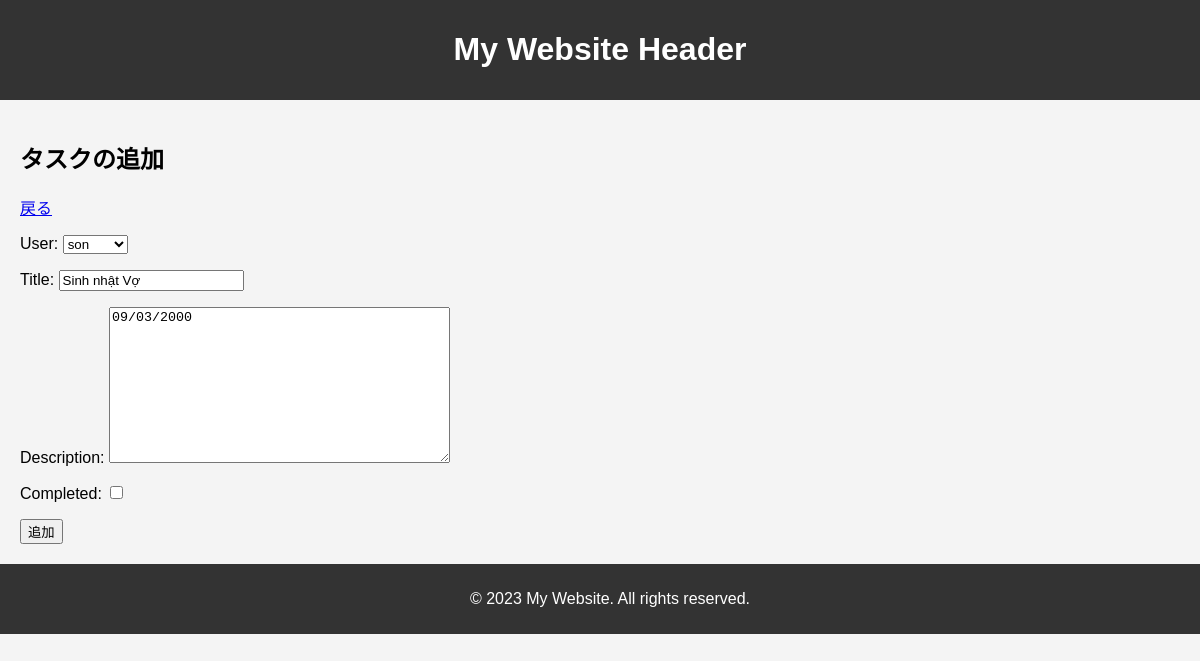
The app's page /edit-task/9/ (signed in) with its own data.
### todoapp/models.py (models this page shows, shortened)
class Task(models.Model):
    user = models.ForeignKey(User, on_delete=models.CASCADE, null=True , blank=True)
    title = models.CharField(max_length=200)
    description = models.TextField(null=True, blank=True)
    completed = models.BooleanField(default=False)
    createdDate = models.DateField(auto_now_add=True)
    class Meta:
        ordering = ["completed"]

### todoapp/views.py (the view)
# urls.py: path('edit-task/<int:pk>/', views.TaskUpdate.as_view(), name='task_edit'),
class TaskUpdate(LoginRequiredMixin,UpdateView):
    model = Task
    fields = "__all__" # ["user", "title", ...]
    success_url = reverse_lazy('tasks')  # Replace 'success_url_name' with the name of your success URL

### todoapp/templates/todoapp/task_form.html (shortened to what this page needs)
{% extends 'todoapp/base.html' %}
{% block content %}
<div class="CreateTask">
    <h2>タスクの追加</h2>
    <a href="{% url 'tasks' %}">戻る</a>
    <form action="" method="post">
        {{form.as_p}}
        <input type="submit" value="追加">
    </form>
</div>
{% endblock %}

### todoapp/static/css/base.css (style rules this page uses)
body { font-family: 'Noto Sans JP', sans-serif; margin: 0; padding: 0; background-color: #f4f4f4; }

### records on screen
Task: user "son", title "Sinh nhật Vợ", description "09/03/2000"
